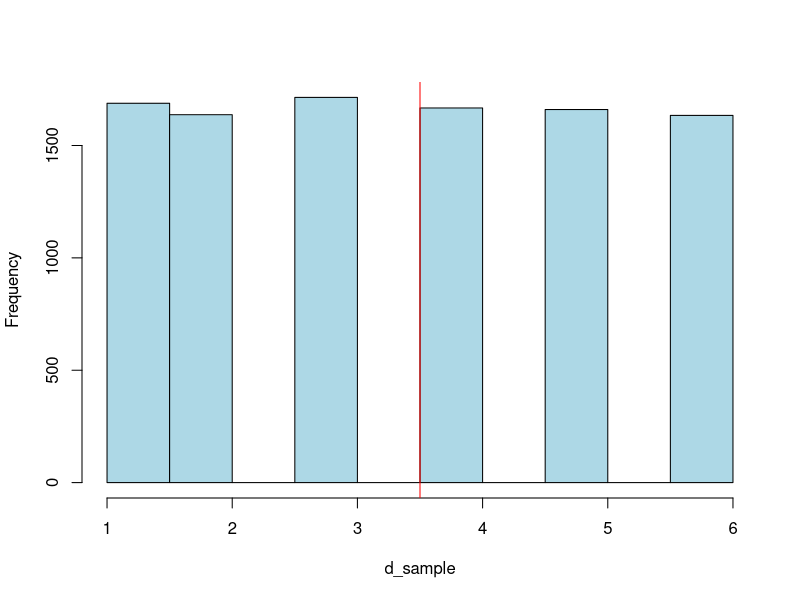
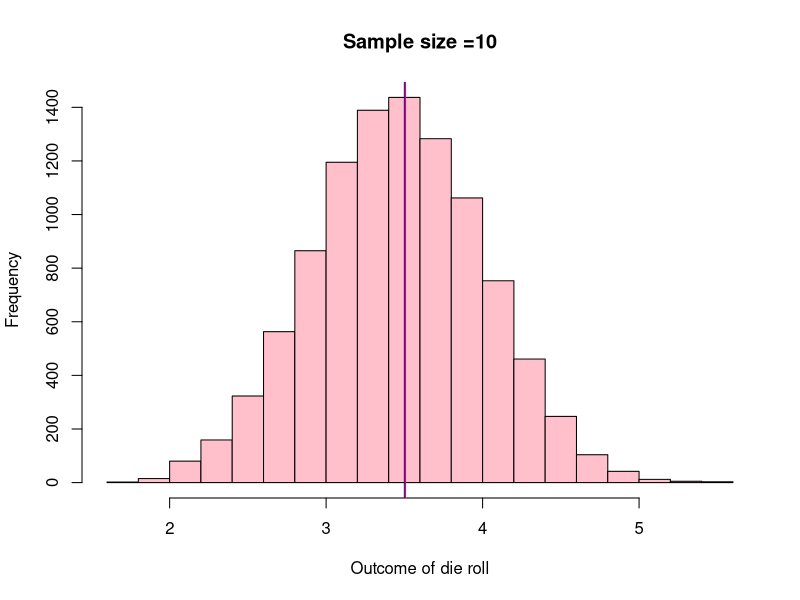
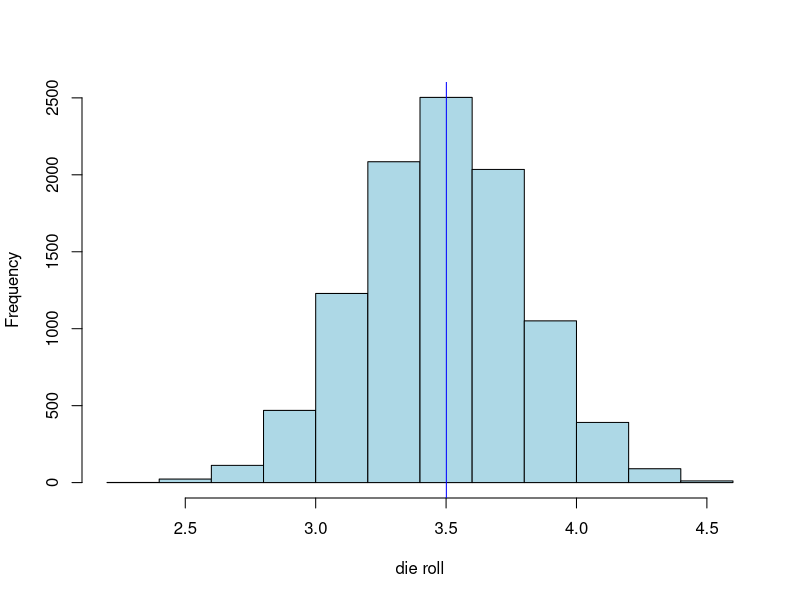
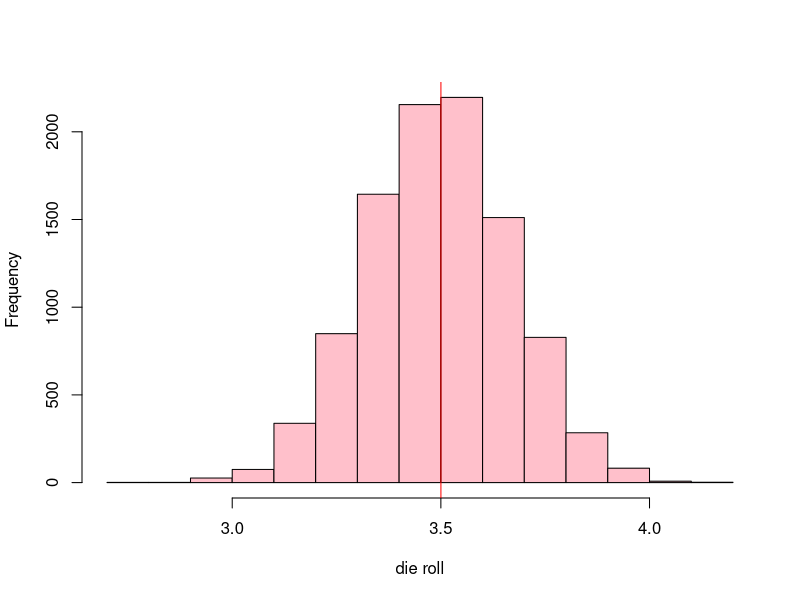
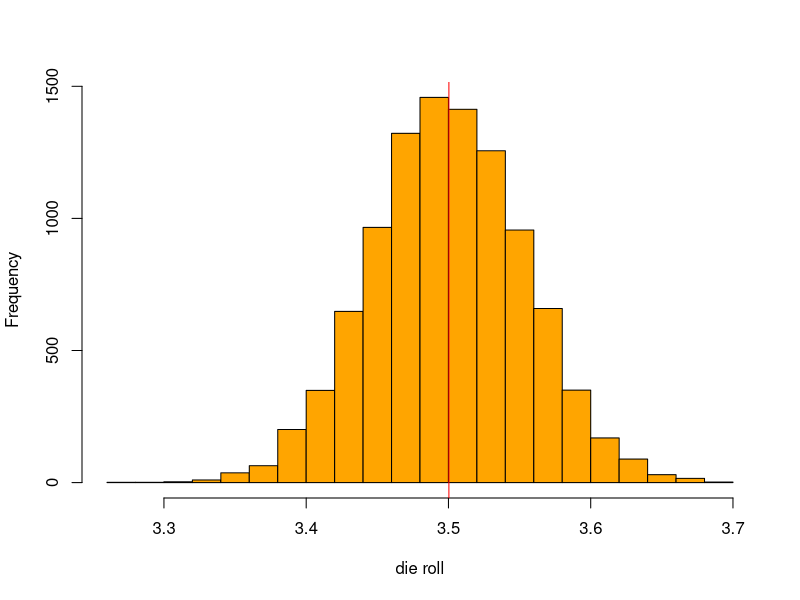

Recreate these plots in R, in order.
png("Ej14_dice.png", width = 1000, height = 1300, res = 300)
d_sample <- sample(1:6,10000, replace= TRUE)
hist(d_sample, col = "light blue",main="")
abline(v=3.5, col = "red",lty=1)
dev.off()

png("Ej14_dice1.png", width = 1000, height = 1300, res = 300)
x10 <- c()
k =10000
for ( i in 1:k) {
  x10[i] = mean(sample(1:6,10, replace = TRUE))}
hist(x10, col ="pink", main="Sample size =10",xlab ="Outcome of die roll")
abline(v = mean(x10), col = "Red")
abline(v = 3.5, col = "blue")
dev.off()


x30 <- c()
x100 <- c()
x1000 <- c()
k =10000
for ( i in 1:k){
  x30[i] = mean(sample(1:6,30, replace = TRUE))
  x100[i] = mean(sample(1:6,100, replace = TRUE))
  x1000[i] = mean(sample(1:6,1000, replace = TRUE))
}

png("Ej14_dice1.png", width = 1000, height = 1300, res = 300)
hist(x30, col ="light blue",main="",xlab ="die roll")
abline(v = mean(x30), col = "blue")
dev.off()

png("Ej14_dice2.png", width = 1000, height = 1300, res = 300)
hist(x100, col ="pink", main="",xlab ="die roll")
abline(v = mean(x100), col = "red")
dev.off()

png("Ej14_dice3.png", width = 1000, height = 1300, res = 300)
hist(x1000, col ="orange",main="",xlab ="die roll")
abline(v = mean(x1000), col = "red")
dev.off()